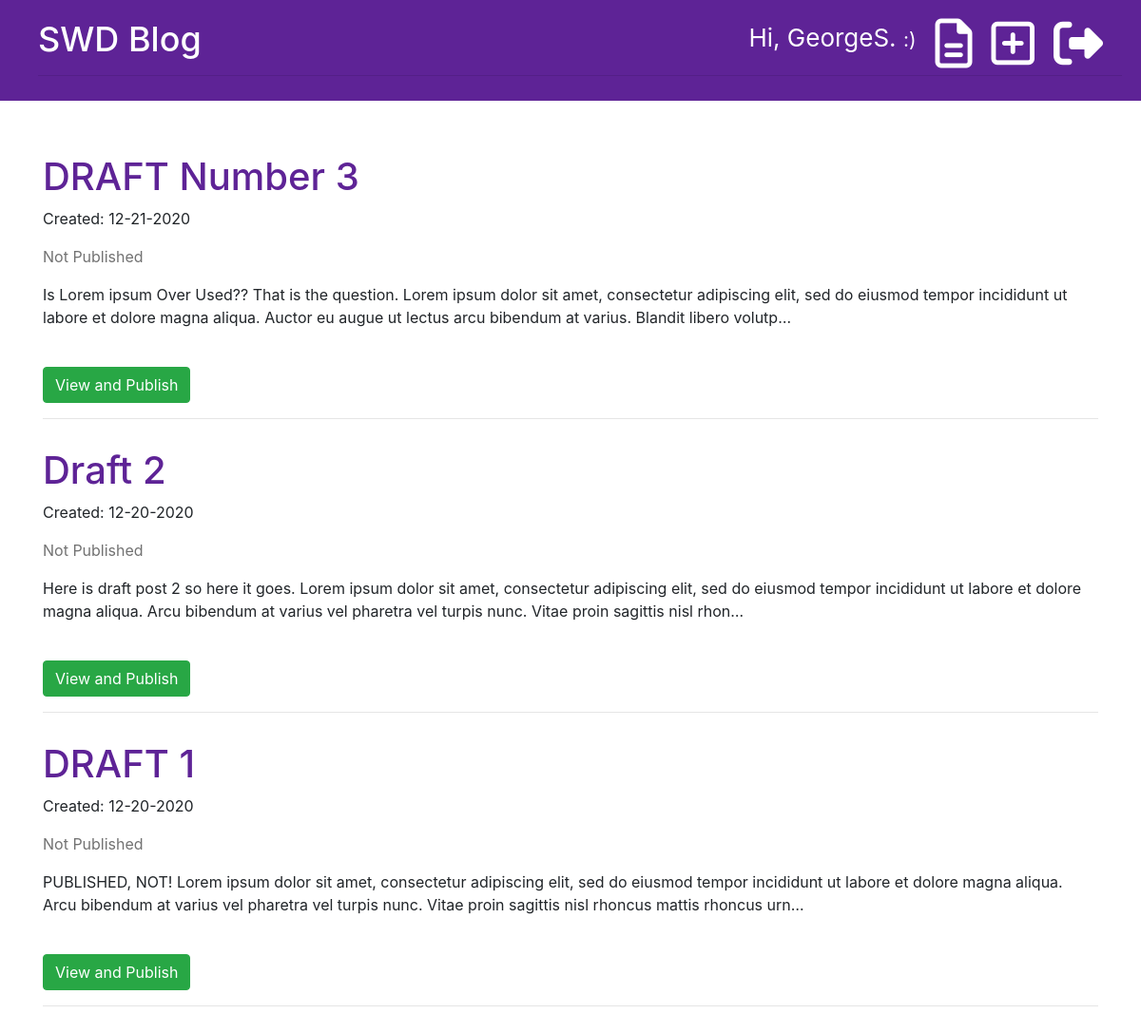
The page /drafts/ (signed in) on the database its author committed.
### blog/models.py (models this page shows, shortened)
class Post(models.Model):
    author = models.ForeignKey('auth.User', on_delete=models.CASCADE)
    title = models.CharField(max_length=200)
    text = models.TextField()
    created_date = models.DateTimeField(default=timezone.now)
    published_date = models.DateTimeField(blank=True, null=True)

### blog/views.py (the view)
# urls.py: path('drafts/', views.post_draft_list, name='post_draft_list'),
@login_required
def post_draft_list(request):
    posts = Post.objects.filter(
        published_date__isnull=True).order_by('-created_date')
    stuff_for_frontend = {'posts': posts}
    return render(request, 'blog/post_draft_list.html', stuff_for_frontend)

### blog/templates/blog/post_draft_list.html (shortened to what this page needs)
{% extends 'blog/base.html' %}
{% block content %}
    {% for post in posts %}
        <p>
            <div class="post">
                <h1><a href="{% url 'post_detail' pk=post.pk %}">{{ post.title }}</a></h1>
                <p class="date">Created: {{ post.created_date|date:'m-d-Y' }}</p>
                <p class="published-date">Not Published</p>
                <p>{{ post.text|truncatechars:250 }}</p>
                <br>
                <a href="{% url 'post_detail' pk=post.pk %}"><div class="btn btn-success">View and Publish</div></a>
                <hr>
            </div>
        </p>
    {% endfor %}
{% endblock %}

### blog/templates/blog/base.html (shortened to what this page needs)
{% load static %}
<!DOCTYPE html>
<html lang="en">
    <head>
        <link rel="stylesheet" href="https://cdn.jsdelivr.net/npm/bootstrap@4.5.3/dist/css/bootstrap.min.css"
>
        <link rel="stylesheet" type="text/css" href="{% static 'css/blog.css' %}">
        <link rel="stylesheet" type="text/css" href="{% static 'css/zenburn.css' %}">
    </head>
<body>
    <div class="page-header">
        {% if user.is_authenticated %}
            <a href="{% url 'logout' %}" class="top-menu" title="Logout" ><i class="fas fa-sign-out-alt fa-2x"></i></a>
            <a href="{% url 'post_new' %}" class="top-menu" title="Create New Post" ><i class="far fa-plus-square fa-2x"></i></a>
            <a href="{% url 'post_draft_list' %}" class="top-menu" title="View Draft List" ><i class="far fa-file-alt fa-2x"></i></a>
            <p class="top-menu">Hi, {{ user.username }} <small>:)</small></p>
        {% else %}
            <a href="{% url 'login' %}" class="top-menu" title="Login" ><i class="fas fa-sign-in-alt fa-2x"></i></a>
        {% endif %}
        <h1><a href="{% url 'post_list' %}" title="Return to Blog List">SWD Blog</a></h1>
        <hr>
    </div>
    <div class="content container">
        <div class="row">
            <div class="col-md-12">
                {% block content %}
                {% endblock %}
            </div>
        </div>
    </div>
</body>
</html>

### blog/static/css/blog.css (style rules this page uses)
.page-header { background-color: rgb(94, 35, 150); margin-top: 0; padding: 20px 20px 10px 40px; margin-bottom: 40px; }
.page-header h1, .page-header h1 a { color: #ffffff; font-size: 36px; text-decoration: none; }
.published-date { color: #727272; font-weight: 400; }
.post { margin-bottom: 30px; }
.post h1 a { color: rgb(94, 35, 150); }
.top-menu { color: #ffffff; float: right; font-size: 26px; margin-right: 20px; }

### rows shown on the page
Post: title "DRAFT Number 3", created_date "12-21-2020", text "Is Lorem ipsum Over Used?? That is the question. Lorem ipsum dolor sit amet, consectetur adipiscing elit, sed do eiusmod tempor incididunt ut labore et dolore magna aliqua. Auctor eu augue ut lectus arcu bibendum at varius. Blandit libero volutp…"
Post: title "Draft 2", created_date "12-20-2020", text "Here is draft post 2 so here it goes. Lorem ipsum dolor sit amet, consectetur adipiscing elit, sed do eiusmod tempor incididunt ut labore et dolore magna aliqua. Arcu bibendum at varius vel pharetra vel turpis nunc. Vitae proin sagittis nisl rhon…"
Post: title "DRAFT 1", created_date "12-20-2020", text "PUBLISHED, NOT! Lorem ipsum dolor sit amet, consectetur adipiscing elit, sed do eiusmod tempor incididunt ut labore et dolore magna aliqua. Arcu bibendum at varius vel pharetra vel turpis nunc. Vitae proin sagittis nisl rhoncus mattis rhoncus urn…"

### other values the page prints
{{ user.username }} "GeorgeS."
